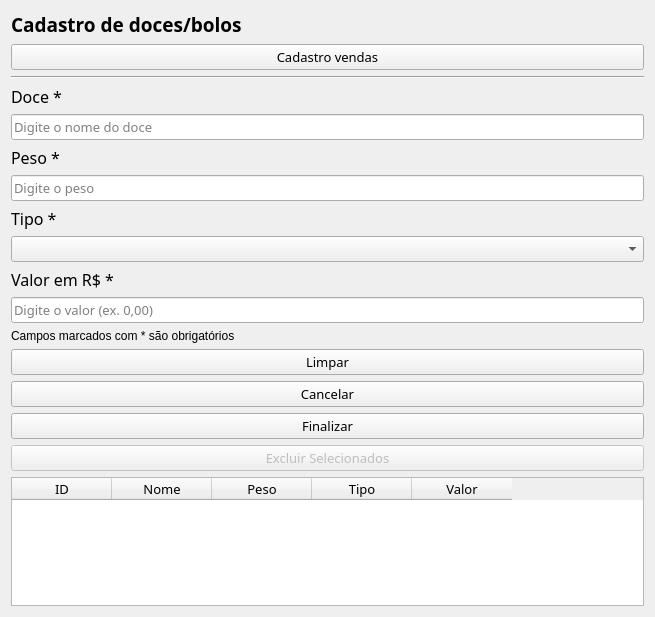
<?xml version="1.0" encoding="UTF-8"?>
<ui version="4.0">
 <class>Form</class>
 <widget class="QWidget" name="Form">
  <property name="geometry">
   <rect>
    <x>0</x>
    <y>0</y>
    <width>655</width>
    <height>617</height>
   </rect>
  </property>
  <property name="windowTitle">
   <string>Form</string>
  </property>
  <layout class="QVBoxLayout" name="verticalLayout">
   <item>
    <widget class="QLabel" name="label">
     <property name="font">
      <font>
       <family>Segoe Print</family>
       <pointsize>14</pointsize>
       <weight>75</weight>
       <bold>true</bold>
      </font>
     </property>
     <property name="text">
      <string>Cadastro de doces/bolos</string>
     </property>
    </widget>
   </item>
   <item>
    <widget class="QPushButton" name="cad_v">
     <property name="font">
      <font>
       <family>Segoe Print</family>
       <pointsize>10</pointsize>
      </font>
     </property>
     <property name="text">
      <string>Cadastro vendas</string>
     </property>
    </widget>
   </item>
   <item>
    <widget class="Line" name="line">
     <property name="orientation">
      <enum>Qt::Horizontal</enum>
     </property>
    </widget>
   </item>
   <item>
    <widget class="QLabel" name="label_2">
     <property name="font">
      <font>
       <family>Segoe Print</family>
       <pointsize>12</pointsize>
      </font>
     </property>
     <property name="text">
      <string>Doce *</string>
     </property>
    </widget>
   </item>
   <item>
    <widget class="QLineEdit" name="nome">
     <property name="font">
      <font>
       <family>Segoe Print</family>
       <pointsize>10</pointsize>
      </font>
     </property>
     <property name="placeholderText">
      <string>Digite o nome do doce</string>
     </property>
    </widget>
   </item>
   <item>
    <widget class="QLabel" name="label_4">
     <property name="font">
      <font>
       <family>Segoe Print</family>
       <pointsize>12</pointsize>
      </font>
     </property>
     <property name="text">
      <string>Peso *</string>
     </property>
    </widget>
   </item>
   <item>
    <widget class="QLineEdit" name="peso">
     <property name="font">
      <font>
       <family>Segoe Print</family>
       <pointsize>10</pointsize>
      </font>
     </property>
     <property name="placeholderText">
      <string>Digite o peso</string>
     </property>
    </widget>
   </item>
   <item>
    <widget class="QLabel" name="label_3">
     <property name="font">
      <font>
       <family>Segoe Print</family>
       <pointsize>12</pointsize>
      </font>
     </property>
     <property name="text">
      <string>Tipo *</string>
     </property>
    </widget>
   </item>
   <item>
    <widget class="QComboBox" name="tipo">
     <property name="font">
      <font>
       <family>Segoe Print</family>
       <pointsize>10</pointsize>
      </font>
     </property>
     <property name="editable">
      <bool>false</bool>
     </property>
     <property name="duplicatesEnabled">
      <bool>false</bool>
     </property>
     <property name="frame">
      <bool>true</bool>
     </property>
     <item>
      <property name="text">
       <string/>
      </property>
     </item>
     <item>
      <property name="text">
       <string>Doces</string>
      </property>
     </item>
     <item>
      <property name="text">
       <string>Bolos</string>
      </property>
     </item>
    </widget>
   </item>
   <item>
    <widget class="QLabel" name="label_5">
     <property name="font">
      <font>
       <family>Segoe Print</family>
       <pointsize>12</pointsize>
      </font>
     </property>
     <property name="text">
      <string>Valor em R$ *</string>
     </property>
    </widget>
   </item>
   <item>
    <widget class="QLineEdit" name="valor">
     <property name="font">
      <font>
       <family>Segoe Print</family>
       <pointsize>10</pointsize>
      </font>
     </property>
     <property name="placeholderText">
      <string>Digite o valor (ex. 0,00)</string>
     </property>
    </widget>
   </item>
   <item>
    <widget class="QLabel" name="label_6">
     <property name="text">
      <string>Campos marcados com * são obrigatórios</string>
     </property>
    </widget>
   </item>
   <item>
    <widget class="QPushButton" name="limpar">
     <property name="font">
      <font>
       <family>Segoe Print</family>
       <pointsize>10</pointsize>
      </font>
     </property>
     <property name="text">
      <string>Limpar</string>
     </property>
    </widget>
   </item>
   <item>
    <widget class="QPushButton" name="cancelar">
     <property name="font">
      <font>
       <family>Segoe Print</family>
       <pointsize>10</pointsize>
      </font>
     </property>
     <property name="text">
      <string>Cancelar</string>
     </property>
    </widget>
   </item>
   <item>
    <widget class="QPushButton" name="finalizar">
     <property name="font">
      <font>
       <family>Segoe Print</family>
       <pointsize>10</pointsize>
      </font>
     </property>
     <property name="text">
      <string>Finalizar</string>
     </property>
    </widget>
   </item>
   <item>
    <widget class="QPushButton" name="excluir_button">
     <property name="enabled">
      <bool>false</bool>
     </property>
     <property name="font">
      <font>
       <family>Segoe Print</family>
       <pointsize>10</pointsize>
      </font>
     </property>
     <property name="text">
      <string>Excluir Selecionados</string>
     </property>
    </widget>
   </item>
   <item>
    <widget class="QTableWidget" name="tabela">
     <column>
      <property name="text">
       <string>ID</string>
      </property>
      <property name="font">
       <font>
        <family>Segoe Print</family>
        <pointsize>10</pointsize>
       </font>
      </property>
     </column>
     <column>
      <property name="text">
       <string>Nome</string>
      </property>
      <property name="font">
       <font>
        <family>Segoe Print</family>
        <pointsize>10</pointsize>
       </font>
      </property>
     </column>
     <column>
      <property name="text">
       <string>Peso</string>
      </property>
      <property name="font">
       <font>
        <family>Segoe Print</family>
        <pointsize>10</pointsize>
       </font>
      </property>
     </column>
     <column>
      <property name="text">
       <string>Tipo</string>
      </property>
      <property name="font">
       <font>
        <family>Segoe Print</family>
        <pointsize>10</pointsize>
       </font>
      </property>
     </column>
     <column>
      <property name="text">
       <string>Valor</string>
      </property>
      <property name="font">
       <font>
        <family>Segoe Print</family>
        <pointsize>10</pointsize>
       </font>
      </property>
     </column>
    </widget>
   </item>
  </layout>
 </widget>
 <resources/>
 <connections/>
</ui>
